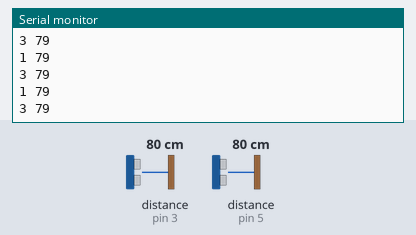
Simulated run of this sketch. Board: Arduino Uno, built with avr-gcc and run on an emulated ATmega328P. Shown: the last lines printed to the serial monitor. Wiring (inferred from the names in the program): 2 × ultrasonic range finder: trigger pin 2, echo pin 3 / trigger pin 4, echo pin 5. The test bench sets the inputs (shaded band); at power-on: distance to the obstacle (sensors on pin 3, pin 5) 80 cm. The echo pulse lasts 58.3 µs per cm.

Above: at 1.3 s.
1.4 s: distance to the obstacle (sensor on pin 3) set to 2 cm
At 1.9 s:
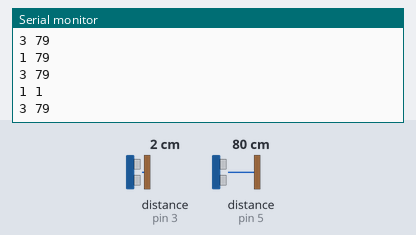
2.9 s: distance to the obstacle (sensor on pin 5) set to 2 cm
At 3.36 s:
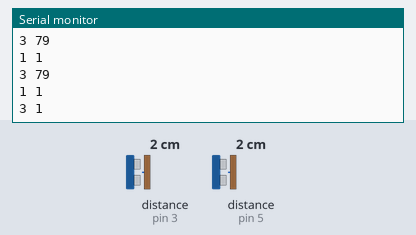
4.4 s: distance to the obstacle (sensor on pin 3) set to 4 cm
At 4.87 s:
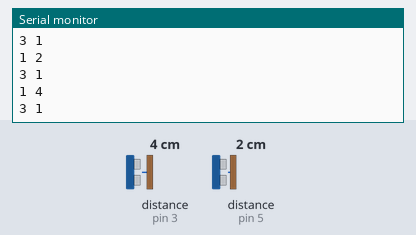
5.9 s: distance to the obstacle (sensor on pin 5) set to 4 cm
At 6.37 s:
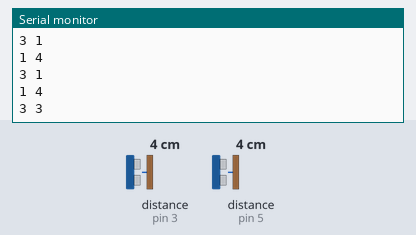
Timing chart, 0 to 8.4 s (numbered marks = the images above; inputs shaded):
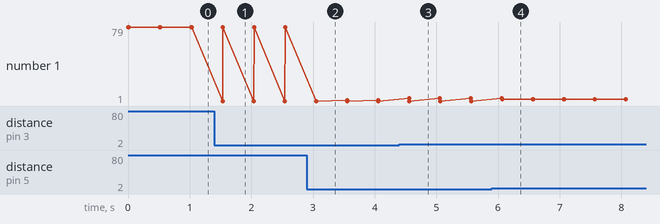

Measured:
- after the input at 1.4 s, the serial monitor: prints a new line after 0.13 s (image 1)
- after the input at 2.9 s, the serial monitor: prints a new line after 0.16 s (image 2)
- after the input at 4.4 s, the serial monitor: prints a new line after 0.16 s (image 3)
- after the input at 5.9 s, the serial monitor: prints a new line after 0.17 s (image 4)

The sketch:

Distance_sensors.ino
```cpp
int trigPin1 = 2;
int echoPin1 = 3;

int trigPin2 = 4;
int echoPin2 = 5;

void sendSig(int trigNum);
void getDist(int echoNum);

void setup() {
  Serial.begin (9600);
  pinMode(trigPin1, OUTPUT);
  pinMode(echoPin1, INPUT);
  pinMode(trigPin2, OUTPUT);
  pinMode(echoPin2, INPUT);

}
void loop() {

  sendSig(trigPin1);
  getDist(echoPin1);

  sendSig(trigPin2);
  getDist(echoPin2);

  delay(500);
}
void sendSig(int trigNum){
  digitalWrite(trigNum, LOW);
  delayMicroseconds(2);
  digitalWrite(trigNum, HIGH);
  delayMicroseconds(10);
  digitalWrite(trigNum, LOW);
}

void getDist(int echoNum){

  long duration, distance;

  duration = pulseIn(echoNum, HIGH);
  distance = duration/2/29.1;

  Serial.print(echoNum-2);
  Serial.print(" ");
  Serial.print(distance);
  Serial.print("\n");
}
```
